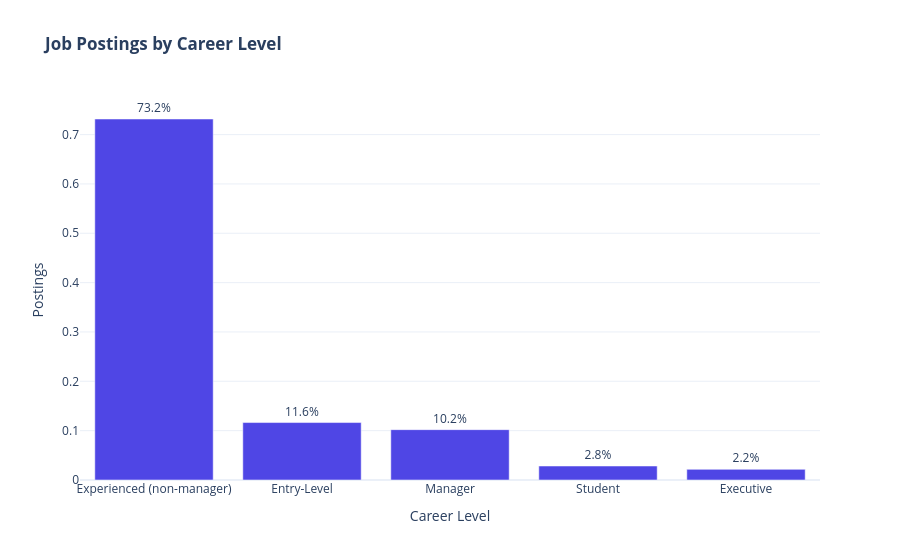

Here is the notebook cell this chart was saved with:
### Code cell
# Plot the share of postings at each career level.
career_levels = (
    jobs["Career Level"]
    .fillna("Missing")
    .value_counts(normalize=True, dropna=False)
    .rename_axis("Career Level")
    .reset_index(name="Postings")
)

fig = px.bar(
    career_levels,
    x="Career Level",
    y="Postings",
    text="Postings",
    title="<b>Job Postings by Career Level</b>",
    template="plotly_white",
)

fig.update_traces(
    texttemplate="%{text:.1%}",
    textposition="outside",
    marker_color="#4F46E5",
    hovertemplate="<b>%{x}</b><br>Share: %{y:.1%}<extra></extra>",
)

fig.show()

### Figure 1 — Plotly figure (JSON) as saved in the notebook; plotly's stock layout.template omitted (floating-point values rounded to 4 significant figures)
{"data": [{"hovertemplate": "<b>%{x}</b><br>Share: %{y:.1%}<extra></extra>", "legendgroup": "", "marker": {"color": "#4F46E5", "pattern": {"shape": ""}}, "name": "", "orientation": "v", "showlegend": false, "text": [0.7316, 0.1164, 0.102, 0.02837, 0.02159], "textposition": "outside", "texttemplate": "%{text:.1%}", "type": "bar", "x": ["Experienced (non-manager)", "Entry-Level", "Manager", "Student", "Executive"], "xaxis": "x", "y": [0.7316, 0.1164, 0.102, 0.02837, 0.02159], "yaxis": "y"}], "layout": {"barmode": "relative", "legend": {"tracegroupgap": 0}, "title": {"text": "<b>Job Postings by Career Level</b>"}, "xaxis": {"anchor": "y", "domain": [0, 1], "title": {"text": "Career Level"}}, "yaxis": {"anchor": "x", "domain": [0, 1], "title": {"text": "Postings"}}}}
